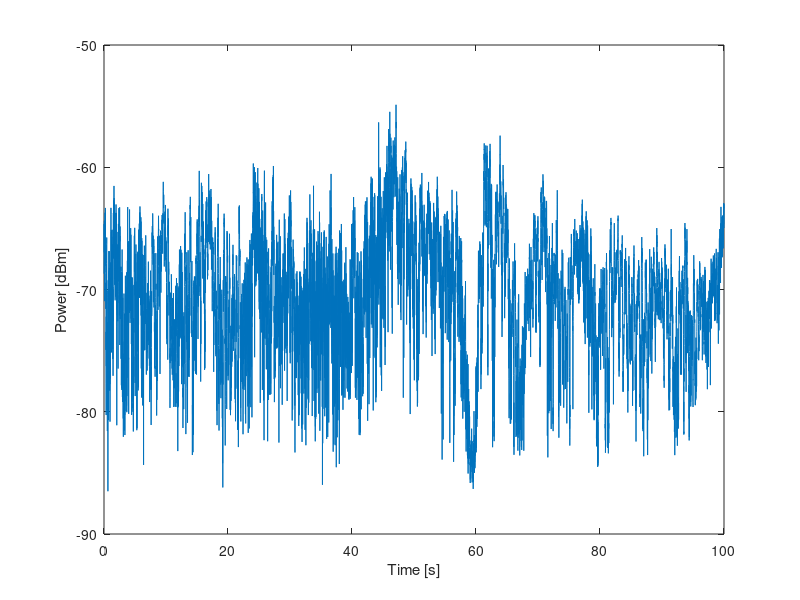

The MATLAB source for this figure: (Note: this script raises an error after producing the figure.)
% Assignment 2 Radio Engineering
% Henning Schei
close all
load('rx_power.mat');


% Task 1

time = linspace(0,10e-3*length(rx_power_dBm),length(rx_power_dBm) );
plot(time, rx_power_dBm)
ylabel 'Power [dBm]'
xlabel 'Time [s]'


rx_power_dBm_largeScaleFading = smooth(rx_power_dBm);
rx_power_dBm_smallScaleFading = rx_power_dBm_largeScaleFading - rx_power_dBm';
figure;
plot(time,rx_power_dBm_largeScaleFading,'r'); hold on
plot(time, rx_power_dBm_smallScaleFading,'b'); hold on
plot(time,rx_power_dBm,'g')
legend('Large scale fading', 'Small scale fading','Original measurements'  )

% Task 2
figure;
hist(rx_power_dBm_largeScaleFading,100);
figure;
histfit(10.^(rx_power_dBm_largeScaleFading./10 -30),100,'lognormal');

%Task 3
histfit(10.^(rx_power_dBm_smallScaleFading./10 -30),100,'nakagami');
title 'Nakagami'
histfit(10.^(rx_power_dBm_smallScaleFading./10 -30),100,'rician');
title 'Rician'
histfit(10.^(rx_power_dBm_smallScaleFading./10 -30),100,'rayleigh');
title 'Rayleigh'









% figure;
% plot(time, rx_power_dBm_extracted)
% ylabel 'Power [dBm]'
% xlabel 'Time [s]'



